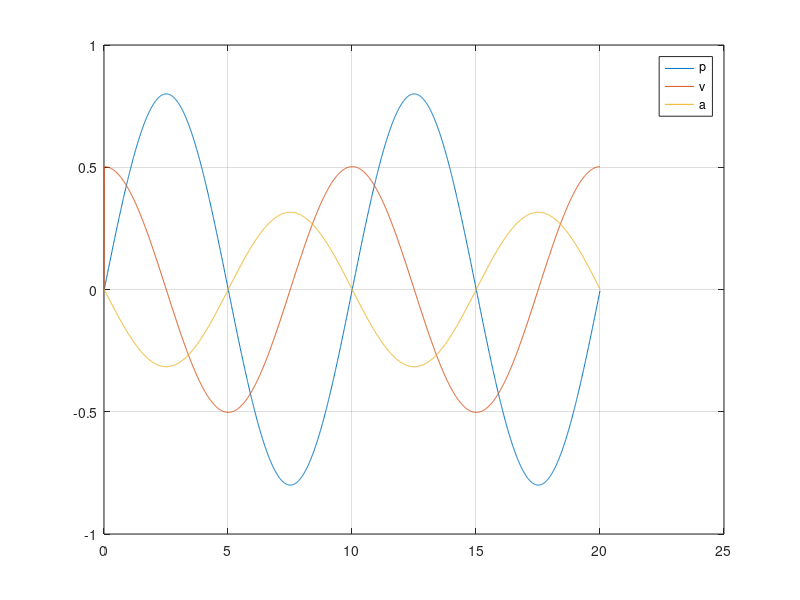

The MATLAB source for this figure:
clc; clear; close all;

g = 9.81; 
z_w = 0.8; %m
T_w = 10; %s
n_sh = 3;
i_g = 46; 
m_pl = 9000; %kg
d_D = 0.45; %m
mu_eq = 0.15; 
omega_0 = 5; %rad/s



% max motor moment
omega_M = 4500*2*pi/60; % from motor catalouge
Mmax  = m_pl*g*d_D/(2*n_sh*2*i_g)*(1+mu_eq*tanh(omega_M/omega_0)); %Nm

t = 0;
dt = 1e-2;
counter = 1;
while t <20
zp =z_w*sin(2*pi*t/T_w);
v = 2*pi*z_w*cos(2*pi*t/T_w)/T_w;
a = -4*pi^2*z_w*sin(2*pi*t/T_w)/ T_w^2;
counter = counter+1;
t = t+dt;
zpplot(counter)=zp;
vplot(counter)=v;
aplot(counter)=a;
tplot(counter) = t;
end
plot(tplot,zpplot)

hold on 
plot(tplot, vplot)
hold on
plot(tplot,aplot)
legend('p','v', 'a')
grid;
a_max = max(aplot);

p = 210e+5; %N/m^2
Qmax = 200*6e-4; %m^3/sek
ro = 875; %kg/m^3

% Step 6:   select motor: 
%hydraulic check: D> 2piMmax/p
Hyd_check = 2*pi*Mmax/p *1e+6; %cm^3
% choose a motor with D > 24.8cm^3
D = 28.1e-6; %m^3


% step 7:    select pump:
% max motor speed = 128 rpm (from jacobs script)
Q_max = 128*D *1e+3; % l/min
% = 3.6 l/min, very low, but might be right considering the low motorspeed
% select the smallest pump: 63l/min and 235 bar
%assume 10bar drop across the servo valve (based on lectures)
% ==> pressure at the motor inlet is 225 bar:

deltap = 215e+5; % N/m2 pressure drop across the motor
Mm = D*deltap/(2*pi);
% this gives a moment of 96.2 N/m with the selected pump. 



% Jeff Calculations (from Ali's sim class lecture 3), Dont think this is nessesary:
dd = 0.45; %diameter drum
rd = dd/2; %raduis of the drum
Jm = 0.0012; %inertia motor from motor size 28
mdrum = 7850*rd^2*pi*0.1; %kg/m³*pi*rdrum^2*h, ASSUMED THICKNESS OF THE DRUM AND MATERIAL DENSITY
Jd = 0.5*mdrum*rd^2 ; %inertia drum, NOT GIVEN BUT ASSUMED 
ig = 46; %gb ratio
m = 9000;%wight mass
Jeff = Jm + Jd/((ig+2*n_sh)^2) + (m*rd^2)/((ig+2*n_sh)^2)
Jeff_siplified = Jm



%TOTAL COST CALCULATIONS:

%Motor cost factor: 
w_m = 2; % [-] Factor, given in task
D_mMax = 1000; %[cm^3/rev],  Factor, given in task

%MÅ OPPDATERES ETTER VALGT ANTALL OG TYPE SERVO VALVE:
D_m = 28.1; %[cm^3(/rev)], FRAM DATASHEET size 28, CHANGE IF NESSESARY, SAME UNIT AS ABOVE D_mMax
C_m = w_m*(1+D_m/D_mMax); %Cost motor

%Servo Valve cost factor:
w_sv = 2.5;%[-] Factor, given in task 
Q_nlMax = 200;% [l/min]  Factor, given in task

%MÅ OPPDATERES ETTER VALGT ANTALL OG TYPE SERVO VALVE:
n_sv = 1; % [-] Number of servo valves
Q_nl = 200; %[l/min] %flow no load, CHANGE IF NESSESARY, SAME UNIT AS ABOVE Q_nlMax
C_sv = w_sv*n_sv*(1+Q_nl/Q_nlMax)

%Hydraulic Power Unit:
n_HPU = 1; % [-], Number of HPUs
w_HPU = 3;%[-] Factor, given in task
P_HPUmax = 132; %kW

% MÅ OPPDATERES ETTER VALGT HPU:
P_HPU = 100; %kW, NOT CHOOSEN YET!!!!!!!!!!!!!!!!!!!!!!  
%Cost HPU:
C_hpu = w_HPU*n_HPU*(1+P_HPU/P_HPUmax)

%Total Cost.
TotalCost = C_m + C_sv + C_hpu;



